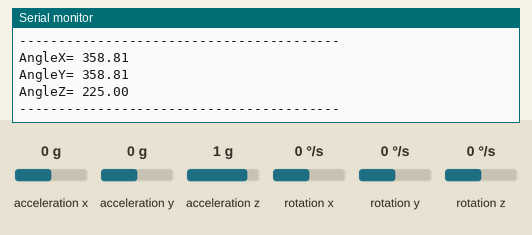
The sketch below on a simulated ESP8266 (NodeMCU). On the bench: the last lines printed to the serial monitor. Wiring (inferred from the names in the program): MPU-6050 motion sensor at I2C address 0x68. The inputs (shaded band) are chosen by the test bench; at power-on: acceleration x 0 g, acceleration y 0 g, acceleration z 1 g, rotation x 0 °/s, rotation y 0 °/s, rotation z 0 °/s. WiFi joins after 1.5 s; servers stay silent unless stated; random numbers use the default seed unless the sketch sets one; no MQTT or app messages arrive unless stated.

Above: at 2.8 s.
2.9 s: acceleration x set to -1.4 g
At 3.6 s:
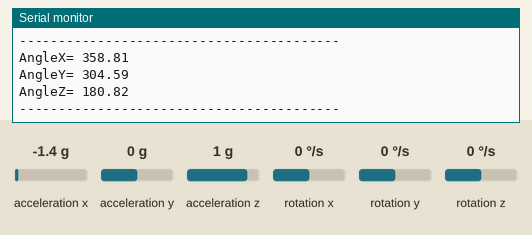
4.4 s: acceleration y set to -1.4 g
At 5.1 s:
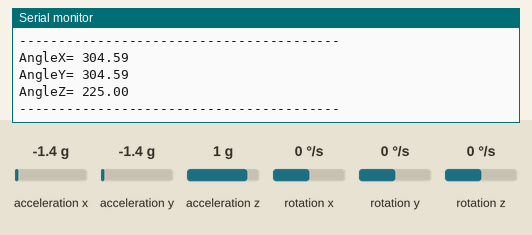
5.9 s: acceleration z set to -1.4 g
At 6.6 s:
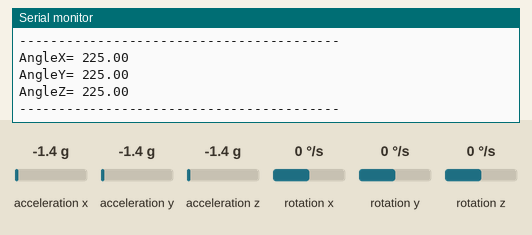
Timing chart, 0 to 8.9 s (numbered marks = the images above; inputs shaded):
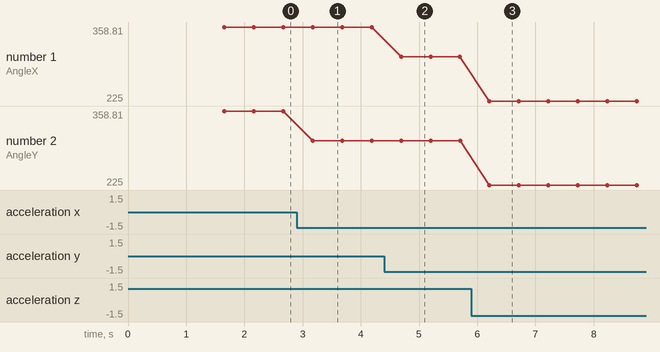

The sketch:

lab5_Gy_521.ino
```cpp
#include <ESP8266WiFi.h>
#include <PubSubClient.h>
#include<Wire.h>
#include <Adafruit_MPU6050.h>
#include <Adafruit_Sensor.h>

Adafruit_MPU6050 mpu;

const char* ssid = "Galaxy A3129EC"; // Replace with your WiFi SSID
const char* password = "ebrahim22thmb@/@/"; // Replace with your WiFi password
const char* mqttServer = "test.mosquitto.org"; // Public MQTT broker
const int mqttPort = 1883;
const char* mqttUser = "";
const char* mqttPassword = "";

const int MPU_addr=0x68;  //This defines the I2C address of the MPU6050.
const int buzzer = 9;        // Buzzer connected to pin 8

int16_t AcX,AcY,AcZ,Tmp,GyX,GyY,GyZ; //A data type that holds 16-bit integers (values from -32,768 to 32,767)

int minVal=265; //These are calibration values for the accelerometer (used to convert raw readings to angles).
int maxVal=402;

double x; double y; double z; //A floating-point number for more precise

WiFiClient espClient;
PubSubClient client(espClient);

void setup() {

    Serial.begin(115200);
    delay(100);

    // Connecting to WiFi
    Serial.print("Connecting to WiFi...");
    WiFi.begin(ssid, password);

    while (WiFi.status() != WL_CONNECTED) {
        delay(500);
        Serial.print(".");
    }

    Serial.println("\nWiFi Connected!");
    Serial.print("IP Address: ");
    Serial.println(WiFi.localIP());

    // Set MQTT server
    client.setServer(mqttServer, mqttPort);

    // Connect to MQTT broker
    connectToMQTT();

    Wire.begin();                     //Initializes the I2C bus for communication with the MPU6050 sensor.

    Wire.beginTransmission(MPU_addr);
    Wire.write(0x6B);                //Begins communication with the sensor at I2C address 0x68
    Wire.write(0);                  //This sends 0 to the power management register, effectively waking up the sensor
    Wire.endTransmission(true);     //Ends the communication and saves the settings

    //pinMode(buzzer, OUTPUT);
}

void connectToMQTT() {
    while (!client.connected()) {
        Serial.println("Connecting to the MQTT broker...");

        // Generate a unique Client ID
        String clientId = "IETlabClient-" + String(random(0xffff), HEX);

        // Attempt to connect
        if (client.connect(clientId.c_str(), mqttUser, mqttPassword)) {
            Serial.println("Connected to MQTT broker!");
        } else {
            Serial.print("MQTT connection failed, error code: ");
            Serial.println(client.state());
            Serial.println("Retrying in 2 seconds...");
            delay(2000);
        }
    }
}

void loop() {

    client.loop();

    Wire.beginTransmission(MPU_addr);
    Wire.write(0x3B);
    Wire.endTransmission(false);
    Wire.requestFrom(MPU_addr, 14, true);

    AcX = Wire.read() << 8 | Wire.read();
    AcY = Wire.read() << 8 | Wire.read();
    AcZ = Wire.read() << 8 | Wire.read();

    int xAng = map(AcX, minVal, maxVal, -90, 90);
    int yAng = map(AcY, minVal, maxVal, -90, 90);
    int zAng = map(AcZ, minVal, maxVal, -90, 90);

    x = RAD_TO_DEG * (atan2(-yAng, -zAng) + PI);
    y = RAD_TO_DEG * (atan2(-xAng, -zAng) + PI);
    z = RAD_TO_DEG * (atan2(-yAng, -xAng) + PI);

    Serial.print("AngleX= "); Serial.println(x);
    Serial.print("AngleY= "); Serial.println(y);
    Serial.print("AngleZ= "); Serial.println(z);
    Serial.println("-----------------------------------------");


    char strX[16], strY[16], strZ[16],separator[32];  // Buffers to store formatted angle values

    sprintf(strX, "X: %.2f", x);  // Convert X angle to string
    sprintf(strY, "Y: %.2f", y);  // Convert Y angle to string
    sprintf(strZ, "Z: %.2f", z);  // Convert Z angle to string

    sprintf(separator, "************************");  // Separator line


    // Publish each angle value to the MQTT topic
    client.publish("devices/IETlabconnectivity", strX);
    client.publish("devices/IETlabconnectivity", strY);
    client.publish("devices/IETlabconnectivity", strZ);

    client.publish("devices/IETlabconnectivity", separator);  // Publish separator again


    delay(500);

}
```

Measured:
- after the input at 2.9 s, the serial monitor: prints a new line after 0.27 s (image 1)
- after the input at 4.4 s, the serial monitor: prints a new line after 0.29 s (image 2)
- after the input at 5.9 s, the serial monitor: prints a new line after 0.31 s (image 3)
- plotted number 2: 358.81 → 304.59 after the input at 2.9 s
